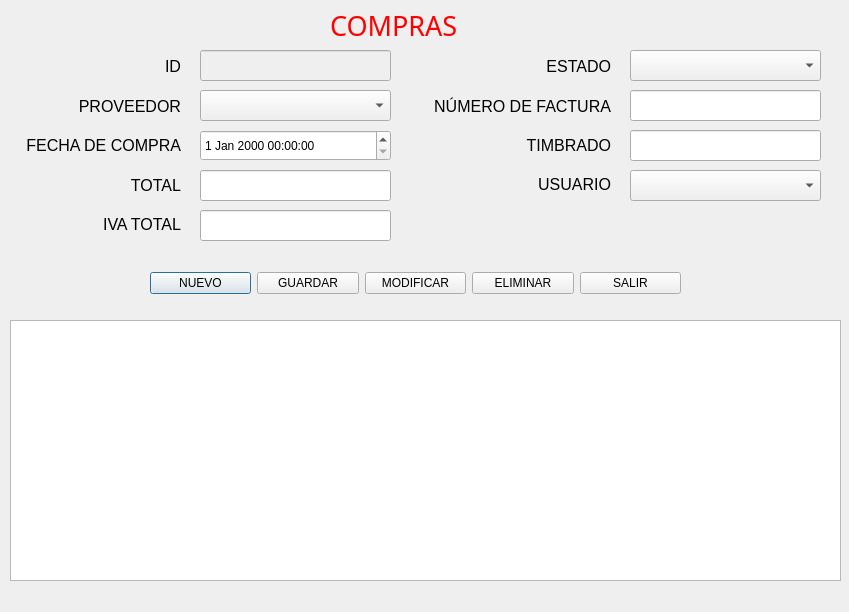
<?xml version="1.0" encoding="UTF-8"?>
<ui version="4.0">
 <class>Compras</class>
 <widget class="QDialog" name="Compras">
  <property name="geometry">
   <rect>
    <x>0</x>
    <y>0</y>
    <width>849</width>
    <height>612</height>
   </rect>
  </property>
  <property name="windowTitle">
   <string>Compras</string>
  </property>
  <widget class="QWidget" name="layoutWidget">
   <property name="geometry">
    <rect>
     <x>10</x>
     <y>50</y>
     <width>171</width>
     <height>191</height>
    </rect>
   </property>
   <layout class="QVBoxLayout" name="_2">
    <item>
     <widget class="QLabel" name="labelID">
      <property name="font">
       <font>
        <family>Segoe UI</family>
        <pointsize>12</pointsize>
       </font>
      </property>
      <property name="text">
       <string>ID</string>
      </property>
      <property name="alignment">
       <set>Qt::AlignmentFlag::AlignRight|Qt::AlignmentFlag::AlignTrailing|Qt::AlignmentFlag::AlignVCenter</set>
      </property>
     </widget>
    </item>
    <item>
     <widget class="QLabel" name="labelProveedor">
      <property name="font">
       <font>
        <family>Segoe UI</family>
        <pointsize>12</pointsize>
       </font>
      </property>
      <property name="text">
       <string>PROVEEDOR</string>
      </property>
      <property name="alignment">
       <set>Qt::AlignmentFlag::AlignRight|Qt::AlignmentFlag::AlignTrailing|Qt::AlignmentFlag::AlignVCenter</set>
      </property>
     </widget>
    </item>
    <item>
     <widget class="QLabel" name="labelFechaCompra">
      <property name="font">
       <font>
        <pointsize>12</pointsize>
       </font>
      </property>
      <property name="text">
       <string>FECHA DE COMPRA</string>
      </property>
      <property name="alignment">
       <set>Qt::AlignmentFlag::AlignRight|Qt::AlignmentFlag::AlignTrailing|Qt::AlignmentFlag::AlignVCenter</set>
      </property>
     </widget>
    </item>
    <item>
     <widget class="QLabel" name="labelTotal">
      <property name="font">
       <font>
        <pointsize>12</pointsize>
       </font>
      </property>
      <property name="text">
       <string>TOTAL</string>
      </property>
      <property name="alignment">
       <set>Qt::AlignmentFlag::AlignRight|Qt::AlignmentFlag::AlignTrailing|Qt::AlignmentFlag::AlignVCenter</set>
      </property>
     </widget>
    </item>
    <item>
     <widget class="QLabel" name="labelIVATotal">
      <property name="font">
       <font>
        <pointsize>12</pointsize>
       </font>
      </property>
      <property name="text">
       <string>IVA TOTAL</string>
      </property>
      <property name="alignment">
       <set>Qt::AlignmentFlag::AlignRight|Qt::AlignmentFlag::AlignTrailing|Qt::AlignmentFlag::AlignVCenter</set>
      </property>
     </widget>
    </item>
   </layout>
  </widget>
  <widget class="QLabel" name="label">
   <property name="geometry">
    <rect>
     <x>330</x>
     <y>10</y>
     <width>141</width>
     <height>31</height>
    </rect>
   </property>
   <property name="font">
    <font>
     <family>MV Boli</family>
     <pointsize>20</pointsize>
     <underline>false</underline>
    </font>
   </property>
   <property name="styleSheet">
    <string notr="true">color: rgb(255, 0, 0);</string>
   </property>
   <property name="text">
    <string>COMPRAS</string>
   </property>
   <property name="textFormat">
    <enum>Qt::TextFormat::AutoText</enum>
   </property>
  </widget>
  <widget class="QDateTimeEdit" name="dtFechaCompra">
   <property name="geometry">
    <rect>
     <x>200</x>
     <y>130</y>
     <width>191</width>
     <height>31</height>
    </rect>
   </property>
  </widget>
  <widget class="QLineEdit" name="txtTotal">
   <property name="geometry">
    <rect>
     <x>200</x>
     <y>170</y>
     <width>191</width>
     <height>31</height>
    </rect>
   </property>
  </widget>
  <widget class="QComboBox" name="cbUsuario">
   <property name="geometry">
    <rect>
     <x>630</x>
     <y>170</y>
     <width>191</width>
     <height>31</height>
    </rect>
   </property>
  </widget>
  <widget class="QComboBox" name="cbEstado">
   <property name="geometry">
    <rect>
     <x>630</x>
     <y>50</y>
     <width>191</width>
     <height>31</height>
    </rect>
   </property>
  </widget>
  <widget class="QComboBox" name="cbProveedor">
   <property name="geometry">
    <rect>
     <x>200</x>
     <y>90</y>
     <width>191</width>
     <height>31</height>
    </rect>
   </property>
  </widget>
  <widget class="QLineEdit" name="txtID">
   <property name="enabled">
    <bool>false</bool>
   </property>
   <property name="geometry">
    <rect>
     <x>200</x>
     <y>50</y>
     <width>191</width>
     <height>31</height>
    </rect>
   </property>
  </widget>
  <widget class="QTableView" name="tablaCompras">
   <property name="geometry">
    <rect>
     <x>10</x>
     <y>320</y>
     <width>831</width>
     <height>261</height>
    </rect>
   </property>
  </widget>
  <widget class="QLineEdit" name="txtIVATotal">
   <property name="geometry">
    <rect>
     <x>200</x>
     <y>210</y>
     <width>191</width>
     <height>31</height>
    </rect>
   </property>
  </widget>
  <widget class="QWidget" name="layoutWidget_2">
   <property name="geometry">
    <rect>
     <x>150</x>
     <y>270</y>
     <width>531</width>
     <height>26</height>
    </rect>
   </property>
   <layout class="QHBoxLayout" name="horizontalLayout">
    <item>
     <widget class="QPushButton" name="btnNuevo">
      <property name="text">
       <string>NUEVO</string>
      </property>
      <property name="icon">
       <iconset theme="QIcon::ThemeIcon::FolderNew"/>
      </property>
     </widget>
    </item>
    <item>
     <widget class="QPushButton" name="btnGuardar">
      <property name="text">
       <string>GUARDAR</string>
      </property>
      <property name="icon">
       <iconset theme="QIcon::ThemeIcon::DocumentSave"/>
      </property>
     </widget>
    </item>
    <item>
     <widget class="QPushButton" name="btnModificar">
      <property name="text">
       <string>MODIFICAR</string>
      </property>
      <property name="icon">
       <iconset theme="QIcon::ThemeIcon::MailMessageNew"/>
      </property>
     </widget>
    </item>
    <item>
     <widget class="QPushButton" name="btnEliminar">
      <property name="text">
       <string>ELIMINAR</string>
      </property>
      <property name="icon">
       <iconset theme="QIcon::ThemeIcon::ApplicationExit"/>
      </property>
     </widget>
    </item>
    <item>
     <widget class="QPushButton" name="btnSalir">
      <property name="text">
       <string>SALIR</string>
      </property>
      <property name="icon">
       <iconset theme="QIcon::ThemeIcon::SystemLogOut"/>
      </property>
     </widget>
    </item>
   </layout>
  </widget>
  <widget class="QLineEdit" name="txtTimbrado">
   <property name="geometry">
    <rect>
     <x>630</x>
     <y>130</y>
     <width>191</width>
     <height>31</height>
    </rect>
   </property>
  </widget>
  <widget class="QWidget" name="layoutWidget_3">
   <property name="geometry">
    <rect>
     <x>420</x>
     <y>50</y>
     <width>191</width>
     <height>151</height>
    </rect>
   </property>
   <layout class="QVBoxLayout" name="_3">
    <item>
     <widget class="QLabel" name="labelEstado">
      <property name="font">
       <font>
        <family>Segoe UI</family>
        <pointsize>12</pointsize>
       </font>
      </property>
      <property name="text">
       <string>ESTADO</string>
      </property>
      <property name="alignment">
       <set>Qt::AlignmentFlag::AlignRight|Qt::AlignmentFlag::AlignTrailing|Qt::AlignmentFlag::AlignVCenter</set>
      </property>
     </widget>
    </item>
    <item>
     <widget class="QLabel" name="labelNroFactura">
      <property name="font">
       <font>
        <pointsize>12</pointsize>
       </font>
      </property>
      <property name="text">
       <string>NÚMERO DE FACTURA</string>
      </property>
      <property name="alignment">
       <set>Qt::AlignmentFlag::AlignRight|Qt::AlignmentFlag::AlignTrailing|Qt::AlignmentFlag::AlignVCenter</set>
      </property>
     </widget>
    </item>
    <item>
     <widget class="QLabel" name="labelTimbrado">
      <property name="font">
       <font>
        <pointsize>12</pointsize>
       </font>
      </property>
      <property name="text">
       <string>TIMBRADO</string>
      </property>
      <property name="alignment">
       <set>Qt::AlignmentFlag::AlignRight|Qt::AlignmentFlag::AlignTrailing|Qt::AlignmentFlag::AlignVCenter</set>
      </property>
     </widget>
    </item>
    <item>
     <widget class="QLabel" name="labelUsuario">
      <property name="font">
       <font>
        <pointsize>12</pointsize>
       </font>
      </property>
      <property name="text">
       <string>USUARIO</string>
      </property>
      <property name="alignment">
       <set>Qt::AlignmentFlag::AlignRight|Qt::AlignmentFlag::AlignTrailing|Qt::AlignmentFlag::AlignVCenter</set>
      </property>
     </widget>
    </item>
   </layout>
  </widget>
  <widget class="QLineEdit" name="txtNroFactura">
   <property name="geometry">
    <rect>
     <x>630</x>
     <y>90</y>
     <width>191</width>
     <height>31</height>
    </rect>
   </property>
  </widget>
 </widget>
 <resources/>
 <connections/>
</ui>
